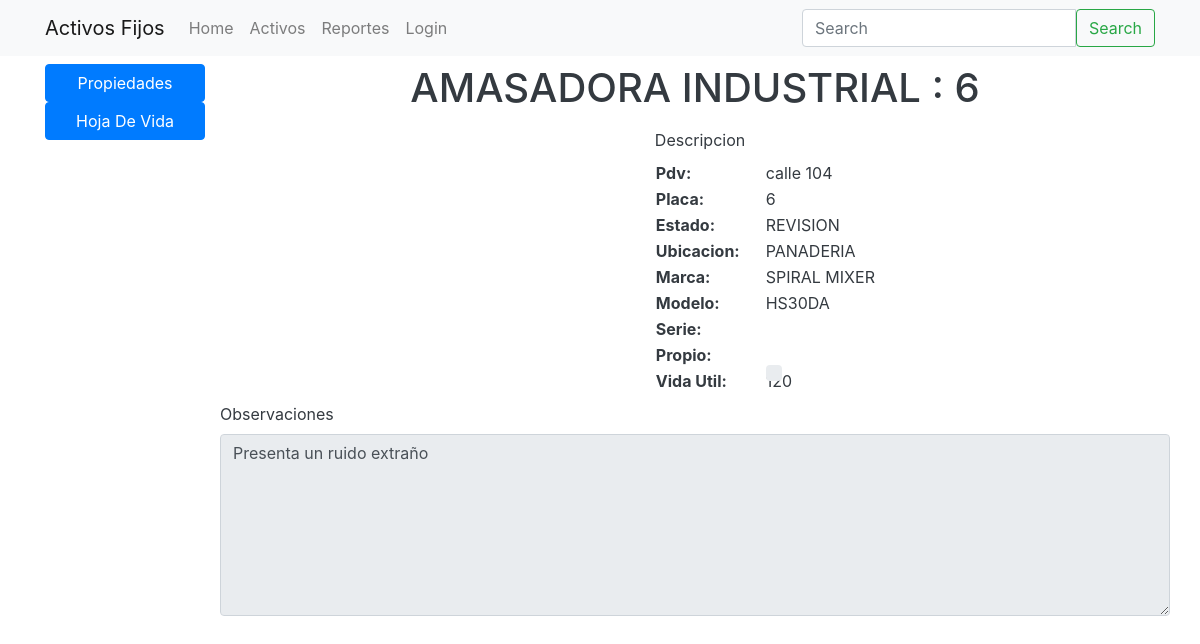
The page /activos/amasadora-industrial/ on the database its author committed.
### items/models.py (models this page shows, shortened)
class Activo(models.Model):
    descripcion     = models.CharField(max_length=120)
    slug            = models.SlugField(blank=True, unique=True)
    estado          = models.CharField(max_length=120, default='ok', choices=ITEM_STATUS_CHOICES)
    enObservacion   = models.BooleanField(default=False)
    pdv             = models.CharField(max_length=120, default='104', choices=ITEM_PDV_CHOICES)
    ubicacion       = models.CharField(max_length=120, default='ok', choices=ITEM_AREA_CHOICES)
    proveedor       = models.ForeignKey(Proveedor, null=True, blank=True)
    marca           = models.CharField(max_length=120, blank=True)
    modelo          = models.CharField(max_length=120, blank=True)
    serie           = models.CharField(max_length=120, blank=True)
    placa           = models.CharField(max_length=120, blank=True)
    propio          = models.BooleanField(default=True)
    observaciones   = models.TextField(blank=True)
    vidautil        = models.IntegerField()
    image           = models.ImageField(upload_to=upload_image_path, null=True, blank=True)
    timestamp       = models.DateTimeField(auto_now_add=True)
    objects = ActivoManager()
    def __str__(self):
        return self.descripcion + " : " + self.placa
    def getEstado(self):
        return self.get_estado_display()
    def getUbicacion(self):
        return self.get_ubicacion_display()

### items/views.py (the view)
# urls.py: url(r'^(?P<slug>[\w-]+)/$', ActivoDetailSlugView.as_view(), name='detail'),
class ActivoDetailSlugView(DetailView):
    template_name   = "items/detail.html"
    def get_object(self, *args, **kwargs):
        request = self.request
        slug    = self.kwargs.get('slug')
        try:
            instance = Activo.objects.get(slug=slug)
        except Activo.DoesNotExist:
            raise Http404("Activo doesn't exist")
        except Activo.MultipleObjectsReturned:
            qs = Activo.objects.filter(slug=slug)
            instance = qs.first()
        return instance

### items/templates/items/detail.html (shortened to what this page needs)
{% extends "base.html" %}
{% block content%}
<div class="container" >
        <div class="row mt-2">
            <div class="col-2">
                <div class="d-flex flex-column align-items-stretch">
                    <a class="btn btn-primary" href="{% url 'activos:detail' slug=object.slug %}" role="button">Propiedades</a>
                    <a class="btn btn-primary" href="{% url 'activos:operaciones' slug=object.slug %}" role="button">Hoja De Vida</a>
                </div>
            </div>
            <div class="col">
                <div class="row justify-content-center" >
                        <h1>{{ object }} </h1>
                    </div>
                    <div class="row">
                        <div class="col-5">
                        </div>
                        <div class="col-7">
                            <div class="row ml-4 mt-2" >
                                Descripcion
                            </div>
                            <div class="row ml-4 mt-2">
                                <table class="table-borderless">
                                    <tbody>
                                        <tr>
                                            <th class="text-nowrap" scope="row">Pdv:</th>
                                            <td><span class="ml-4">{{ object.pdv }}</span></td>
                                        </tr>
                                        <tr>
                                            <th class="text-nowrap" scope="row">Placa:</th>
                                            <td><span class="ml-4">{{ object.placa }}</span></td>
                                        </tr>
                                        <tr>
                                            <th class="text-nowrap" scope="row">Estado:</th>
                                            <td><span class="ml-4">{{ object.getEstado }}</span></td>
                                        </tr>
                                        <tr>
                                            <th class="text-nowrap" scope="row">Ubicacion:</th>
                                            <td><span class="ml-4">{{ object.getUbicacion }}</span></td>
                                        </tr>
                                        <tr>
                                            <th class="text-nowrap" scope="row">Marca:</th>
                                            <td><span class="ml-4">{{ object.marca }}</span></td>
                                        </tr>
                                        <tr>
                                            <th class="text-nowrap" scope="row">Modelo:</th>
                                            <td><span class="ml-4">{{ object.modelo }}</span></td>
                                        </tr>
                                        <tr>
                                            <th class="text-nowrap" scope="row">Serie:</th>
                                            <td></td>
                                        </tr>
                                        <tr>
                                            <th class="text-nowrap" scope="row">Propio:</th>
                                            <td>
                                                <div class="custom-control custom-checkbox ml-4">
                                                </div>
                                            </td>
                                        </tr>
                                        <tr>
                                            <th class="text-nowrap" scope="row">Vida Util:</th>
                                            <td><span class="ml-4">{{ object.vidautil }}</span></td>
                                        </tr>
                                    </tbody>
                                </table>
                            </div>
                        </div>
                    </div>
                    <div class="row mt-2">
                        Observaciones
                    </div>
                    <div class="row mt-2">
                            <textarea class="form-control" id="exampleFormControlTextarea3" rows="7" disabled>{{ object.observaciones }}</textarea>
                    </div>
            </div>
    </div>
{% endblock %}

### templates/base.html (shortened to what this page needs)
{% load static %}
<!doctype html>
<html lang="en">
<head>
        {% include 'base/css.html' %}
</head>
<body >
    {% include 'base/navbar.html' with brand_name='Activos Fijos' %}
    {% block content %}{% endblock %}
</body>
</html>

### templates/base/css.html
{% load static %}
<link rel="stylesheet" href="https://stackpath.bootstrapcdn.com/bootstrap/4.1.1/css/bootstrap.min.css">
<link rel="stylesheet" href='{% static "css/main.css" %}'>
<link rel="stylesheet" href="https://stackpath.bootstrapcdn.com/font-awesome/4.7.0/css/font-awesome.min.css">
<link rel="stylesheet" href="https://cdnjs.cloudflare.com/ajax/libs/jquery-confirm/3.3.0/jquery-confirm.min.css">

### templates/base/navbar.html (shortened to what this page needs)
{% url 'home' as home_url %}
{% url 'activos:list' as activo_list_url %}
{% url 'login' as login_url %}
<nav class="navbar navbar-expand-md navbar-light bg-light">
        <div class='container'>
        <a class="navbar-brand" href="{{ home_url }}">{% if brand_name %} {{ brand_name }} {% else %}Activos Fijos {% endif %}</a>
        <div class="collapse navbar-collapse" id="navbarSupportedContent">
          <ul class="navbar-nav mr-auto">
            <li class="nav-item {% if request.path == home_url %}active{% endif %} ">
              <a class="nav-link" href="{% url 'home' %}">Home <span class="sr-only">(current)</span></a>
            </li>
            <li class="nav-item {% if request.path == activo_list_url %}active{% endif %} ">
              <a class="nav-link" href="{% url 'activos:list' %}">Activos</a>
            </li>
            <li class="nav-item">
              <a class="nav-link" href="{% url 'reportes:home' %}">Reportes</a>
            </li>
            {% if request.user.is_authenticated %}
            <li class="nav-item {% if request.path == login_url %}active{% endif %} ">
                <a class="nav-link " href="{% url 'login' %}">Logout</a>
            </li>
            {% else %}
            <li class="nav-item {% if request.path == login_url %}active{% endif %} ">
                    <a class="nav-link " href="{% url 'login' %}">Login</a>
            </li>
            {% endif %}
          </ul>
          {% include 'search/snippets/search-form.html' %}
        </div>
        </div>
      </nav>

### search/templates/search/snippets/search-form.html
<form method='GET' action='{% url "search:query" %}' class="form my-2 my-lg-0">
    <div class="input-group">
        <input class="form-control" type="text" placeholder="Search" name='q' aria-label="Search" value='{{request.Get.q}}'>
        <span>
            <button class="btn btn-outline-success" type="submit">Search</button>
        </span>
    </div>
</form>

### templates/base/js.html (shortened to what this page needs)
{% load static %}

### static_my_proj/css/main.css (style rules this page uses)
body { color: #343a40; }
.container { position: relative; height: auto; width: 100%; }

### rows shown on the page
Activo: descripcion+placa "AMASADORA INDUSTRIAL : 6", pdv "calle 104", placa "6", getEstado "REVISION", getUbicacion "PANADERIA", marca "SPIRAL MIXER", modelo "HS30DA", vidautil "120", observaciones "Presenta un ruido extraño"

### other values the page prints
{{ brand_name }} "Activos Fijos"
